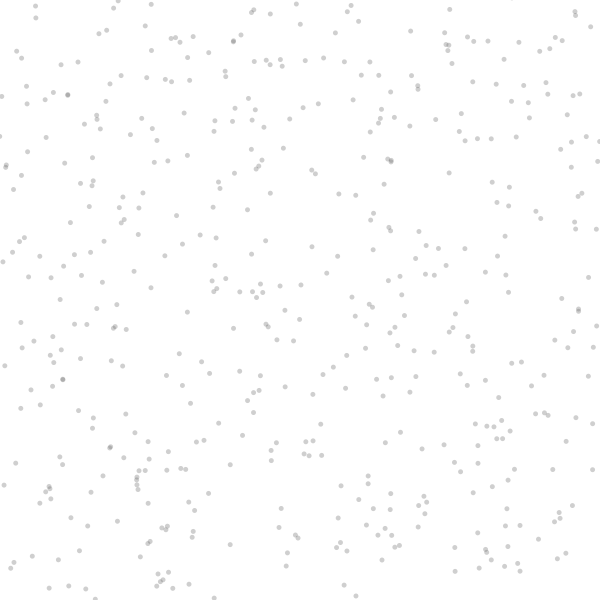
Frame 1 (no input)
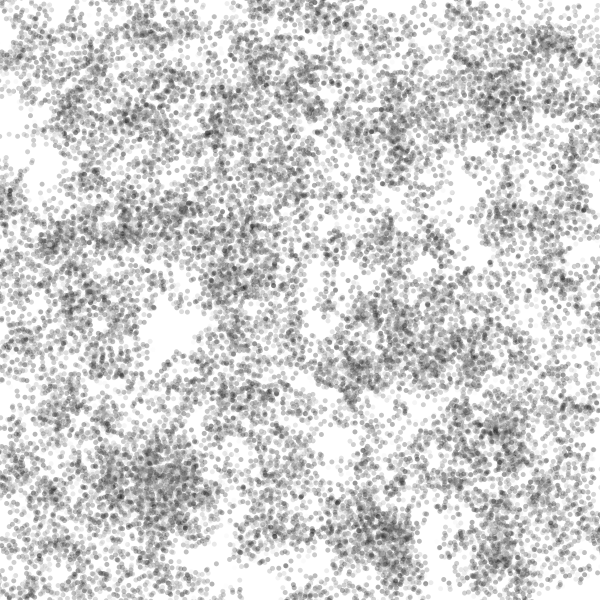
Frame 60 (the mouse pressed at the canvas centre just before this capture)
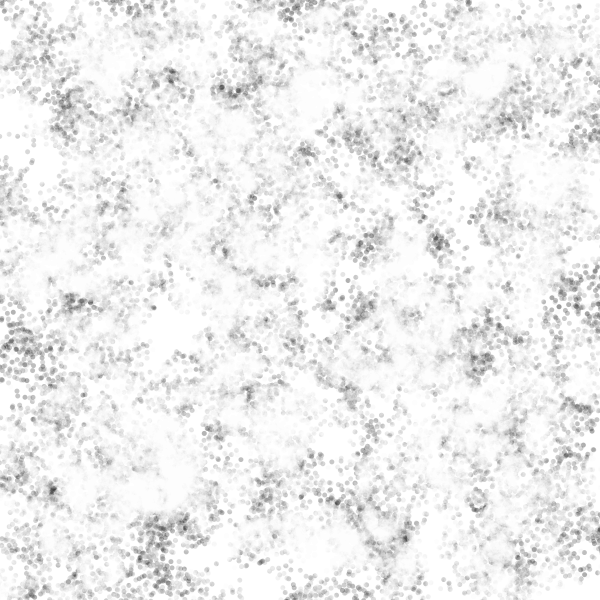
Frame 120 (the mouse held since frame 60 and released just before this capture)

The Processing sketch that drew these frames (run headless with seeded random() and noise(); from frame 60 on, the mouse is pressed at the canvas centre):

// Processing sketch: day7_05_randomBWseed
// ── day7_05_randomBWseed.pde
float speed = 2;
int size = 500;
float[] x = new float[size];
float[] y = new float[size];

void setup() {
  size(600,600);  
  background(255);
  
  noStroke();
  frameRate(30);
  for (int i=0; i<size; i++) {
    x[i] = random(width);
    y[i] = random(height);  
  }
}

void draw() {
  fill(random(255),80);
  for(int i=0; i<size; i++) {
    x[i] += random(-5,5) * speed;
    y[i] += random(-5,5) * speed;    
    
    if (mousePressed) {
      fill(255,50);
      ellipse(x[i], y[i], 10, 10);
    } else {
      ellipse(x[i], y[i], 5, 5);
    }
  }
}
